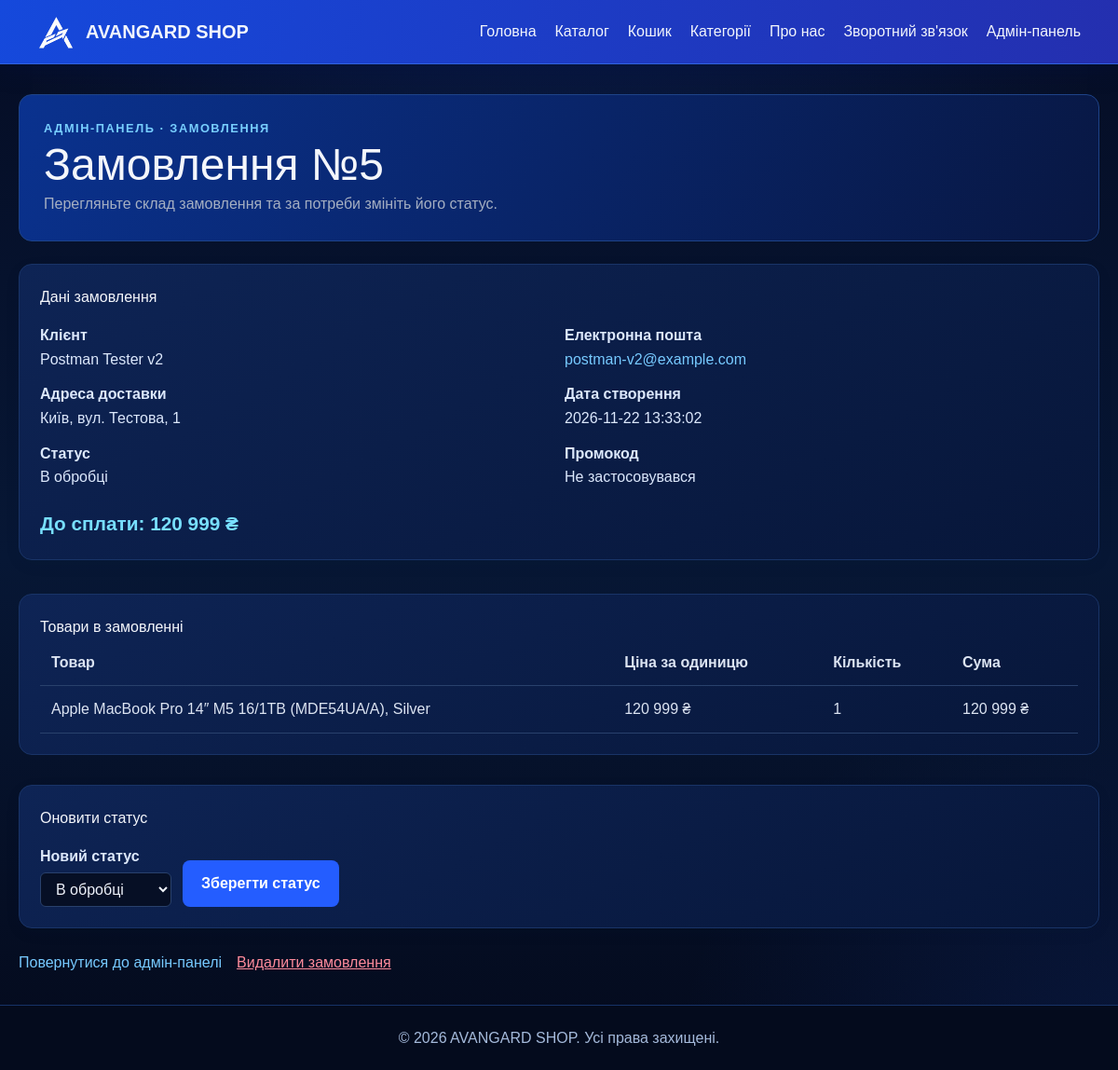
Screenshot of /admin/orders/5 with the database file from the repository.
### tables this page shows
CREATE TABLE orders (
    id          INTEGER PRIMARY KEY AUTOINCREMENT,
    client_id   INTEGER,
    customer_name TEXT NOT NULL,
    email       TEXT NOT NULL,
    address     TEXT NOT NULL,
    total_price REAL NOT NULL CHECK (total_price >= 0),
    promo_code  TEXT NOT NULL DEFAULT '',
    discount_amount REAL NOT NULL DEFAULT 0 CHECK (discount_amount >= 0),
    status      TEXT NOT NULL,
    created_at  TEXT NOT NULL,
    FOREIGN KEY (client_id) REFERENCES clients (id) ON DELETE SET NULL
);

CREATE TABLE order_items (
    id         INTEGER PRIMARY KEY AUTOINCREMENT,
    order_id   INTEGER NOT NULL,
    product_id INTEGER NOT NULL,
    quantity   INTEGER NOT NULL CHECK (quantity > 0),
    unit_price REAL NOT NULL CHECK (unit_price >= 0),
    FOREIGN KEY (order_id) REFERENCES orders (id) ON DELETE CASCADE,
    FOREIGN KEY (product_id) REFERENCES products (id) ON DELETE RESTRICT
);

CREATE TABLE products (
    id             INTEGER PRIMARY KEY AUTOINCREMENT,
    name           TEXT NOT NULL,
    category       TEXT NOT NULL,
    description    TEXT NOT NULL DEFAULT '',
    specifications TEXT NOT NULL DEFAULT '',
    price          REAL NOT NULL CHECK (price >= 0),
    image_url      TEXT NOT NULL DEFAULT '',
    is_available   INTEGER NOT NULL DEFAULT 1 CHECK (is_available IN (0, 1)),
    created_at     TEXT NOT NULL
);

### routes/admin.py (the view)
@admin_bp.route('/orders/<int:order_id>')
def order_details(order_id):
    order, items = models.get_order_details(order_id)
    if order is None:
        abort(404)
    return render_template(
        'order_details.html',
        order=order,
        items=items,
        statuses=models.ORDER_STATUSES,
    )

### app.py (called while the page is built)
@app.context_processor
def inject_globals():
    return {
        'current_year': datetime.now().year,
        'cart_count': sum(session.get('cart', {}).values()),
    }

### models.py (called while the page is built)
def get_db():
    if 'db' not in g:
        g.db = sqlite3.connect(current_app.config['DATABASE'])
        g.db.row_factory = sqlite3.Row
        g.db.execute('PRAGMA foreign_keys = ON')
    return g.db

def get_order_details(order_id):
    db = get_db()
    order = db.execute('SELECT * FROM orders WHERE id = ?', (order_id,)).fetchone()
    items = db.execute(
        '''SELECT p.name, oi.quantity, oi.unit_price,
                  (oi.quantity * oi.unit_price) AS subtotal
           FROM order_items AS oi
           JOIN products AS p ON p.id = oi.product_id
           WHERE oi.order_id = ? ORDER BY oi.id''',
        (order_id,),
    ).fetchall()
    return order, items

### templates/order_details.html (shortened to what this page needs)
{% extends "base.html" %}
{% block content %}
<section class="page-intro">
    <p class="eyebrow">АДМІН-ПАНЕЛЬ · ЗАМОВЛЕННЯ</p>
    <h1>Замовлення №{{ order['id'] }}</h1>
    <p>Перегляньте склад замовлення та за потреби змініть його статус.</p>
</section>
<section class="contact-card mt-6">
    <h2>Дані замовлення</h2>
    <dl class="mt-4 grid gap-3 sm:grid-cols-2">
        <div>
            <dt class="font-semibold">Клієнт</dt>
            <dd>{{ order['customer_name'] }}</dd>
        </div>
        <div>
            <dt class="font-semibold">Електронна пошта</dt>
            <dd><a href="mailto:{{ order['email'] }}">{{ order['email'] }}</a></dd>
        </div>
        <div>
            <dt class="font-semibold">Адреса доставки</dt>
            <dd>{{ order['address'] }}</dd>
        </div>
        <div>
            <dt class="font-semibold">Дата створення</dt>
            <dd>{{ order['created_at'] }}</dd>
        </div>
        <div>
            <dt class="font-semibold">Статус</dt>
            <dd>{{ order['status'] }}</dd>
        </div>
        <div>
            <dt class="font-semibold">Промокод</dt>
            <dd>
                {% if order['promo_code'] %}
                    {{ order['promo_code'] }}
                    — знижка {{ "{:,.0f}".format(order['discount_amount']).replace(",", " ") }} ₴
                {% else %}
                    Не застосовувався
                {% endif %}
            </dd>
        </div>
    </dl>
    <p class="price mt-5">
        До сплати: {{ "{:,.0f}".format(order['total_price']).replace(",", " ") }} ₴
    </p>
</section>
<section class="catalog-section">
    <h2>Товари в замовленні</h2>
    {% if items %}
    <div class="overflow-x-auto">
        <table class="w-full border-collapse">
            <thead>
                <tr class="border-b border-gray-300 text-left">
                    <th class="p-3">Товар</th>
                    <th class="p-3">Ціна за одиницю</th>
                    <th class="p-3">Кількість</th>
                    <th class="p-3">Сума</th>
                </tr>
            </thead>
            <tbody>
                {% for item in items %}
                <tr class="border-b border-gray-200">
                    <td class="p-3">{{ item['name'] }}</td>
                    <td class="p-3">
                        {{ "{:,.0f}".format(item['unit_price']).replace(",", " ") }} ₴
                    </td>
                    <td class="p-3">{{ item['quantity'] }}</td>
                    <td class="p-3">
                        {{ "{:,.0f}".format(item['subtotal']).replace(",", " ") }} ₴
                    </td>
                </tr>
                {% endfor %}
            </tbody>
        </table>
    </div>
    {% else %}
    <p>У замовленні немає товарів.</p>
    {% endif %}
</section>
<section class="contact-card mt-8">
    <h2>Оновити статус</h2>
    <form
        action="{{ url_for('admin.update_order_status', order_id=order['id']) }}"
        method="post"
        class="mt-4 flex flex-wrap items-end gap-3"
    >
        <div>
            <label for="status" class="mb-1 block font-semibold">Новий статус</label>
            <select
                id="status"
                name="status"
                required
                class="rounded-md border border-gray-300 px-3 py-2"
            >
                {% for status in statuses %}
                <option value="{{ status }}" {% if order['status'] == status %}selected{% endif %}>
                    {{ status }}
                </option>
                {% endfor %}
            </select>
        </div>
        <button type="submit" class="button" style="border: 0; cursor: pointer;">
            Зберегти статус
        </button>
    </form>
</section>
<div class="mt-6 flex flex-wrap gap-4">
    <a href="{{ url_for('admin.admin') }}">Повернутися до адмін-панелі</a>
    <form
        action="{{ url_for('admin.delete_order', order_id=order['id']) }}"
        method="post"
        onsubmit="return confirm('Видалити замовлення №{{ order['id'] }}?')"
    >
        <button type="submit" class="text-red-700 underline">
            Видалити замовлення
        </button>
    </form>
</div>
{% endblock %}

### static/css/style.css (style rules this page uses)
:root { font-family: Arial, sans-serif; color: #172033; background: #f3f6fb; font-synthesis: none; line-height: 1.6; }
* { box-sizing: border-box; }
body { margin: 0; min-width: 320px; min-height: 100vh; display: flex; flex-direction: column; }
a { color: #1769c2; }
.eyebrow { color: #5ba6f5; font-size: 0.8rem; font-weight: 800; letter-spacing: 0.12em; text-transform: uppercase; }
.button { display: inline-block; margin-top: 12px; padding: 12px 20px; color: #fff; background: #2155ed; border-radius: 8px; font-weight: 700; text-decoration: none; }
.highlights, .catalog-section, .about-content, .contact-grid, .category-grid { margin-top: 36px; }
.highlight-list article, .product-card, .category-card, .contact-card, .about-content { padding: 22px; background: #fff; border: 1px solid #dce3ed; border-radius: 14px; }
.product-card, .category-card, .contact-card { box-shadow: 0 5px 18px rgb(23 32 51 / 5%); }
.price { color: #1769c2; font-size: 1.3rem; font-weight: 800; }
.page-intro { padding: 28px 0 8px; }
.page-intro h1 { margin: 0; font-size: clamp(2rem, 5vw, 3rem); line-height: 1.2; }
:root { color-scheme: dark; color: #eef2fa; background: #050d25; }
body.theme-dark { color: #eef2fa; background: radial-gradient(ellipse 58rem 30rem at 50% -8%, rgb(24 83 220 / 24%), transparent 72%), radial-gradient(ellipse 40rem 36rem at 100% 100%, rgb(27 73 190 / 17%), transparent 74%), linear-gradient(180deg, #050d25 0%, #071735 52%, #040a1c 100%); background-attachment: fixed; }
body.theme-dark a { color: #77caff; }
body.theme-dark .page-intro { margin-bottom: 24px; padding: 26px; border: 1px solid #1e4388; border-radius: 14px; color: #eef2fa; background: linear-gradient(120deg, #0a328f, #081742); }
body.theme-dark .page-intro h1, body.theme-dark h2, body.theme-dark h3 { color: #f4f6fb; }
body.theme-dark .page-intro > p:not(.eyebrow), body.theme-dark .note { color: #a5afc2; }
body.theme-dark .eyebrow, body.theme-dark .product-type { color: #78cfff; }
body.theme-dark .highlight-list article, body.theme-dark .product-card, body.theme-dark .category-card, body.theme-dark .contact-card, body.theme-dark .about-content, body.theme-dark .catalog-section { color: #dce8fc; background: linear-gradient(150deg, #0e2455, #071639); border: 1px solid #193467; }
body.theme-dark .catalog-section { padding: 22px; border-radius: 14px; }
body.theme-dark .price { color: #78dfff; }
body.theme-dark .button { color: #fff; background: #245dff; }
body.theme-dark input:not([type="checkbox"]):not([type="radio"]), body.theme-dark select, body.theme-dark textarea { color: #eef2fa; background: #060f25; border-color: #243e6c; }
body.theme-dark table { color: #dce4f2; }
body.theme-dark td, body.theme-dark th, body.theme-dark .border-gray-200, body.theme-dark .border-gray-300 { border-color: #29416c; }
body.theme-dark .text-red-700 { color: #ff8b9b; }

### rows the page displays
orders: id "5", customer_name "Postman Tester v2", email "postman-v2@example.com", address "Київ, вул. Тестова, 1", created_at "2026-11-22 13:33:02", status "В обробці", total_price "120 999"
order_items: name "Apple MacBook Pro 14″ M5 16/1TB (MDE54UA/A), Silver", unit_price "120 999", quantity "1", subtotal "120 999"
